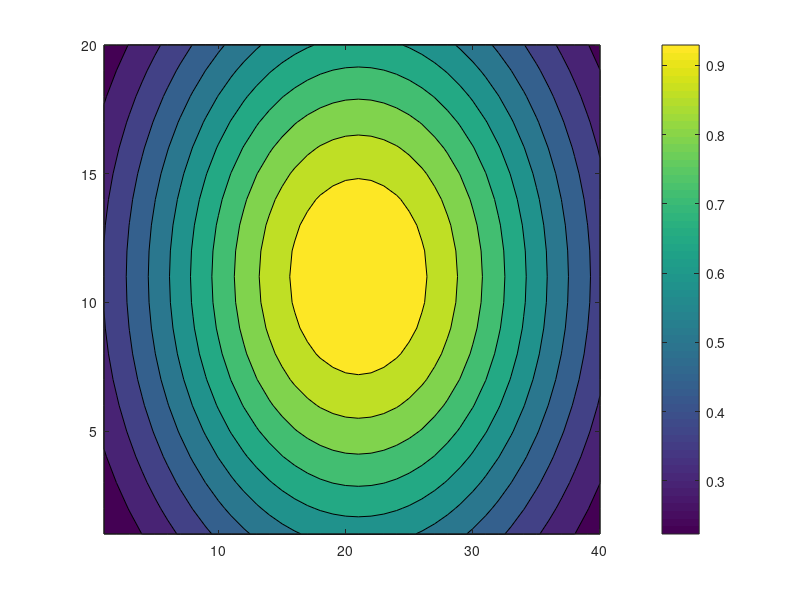

MATLAB code for this plot: (Note: this script raises an error after producing the figure.)
clear all
close all
%restoredefaultpath
%addpath(genpath('../../../../gsw_matlab_v3_02'))

nx=40;
ny=20;
nz=101;

x=linspace(0,2*pi*4,nx);
y=linspace(0,2*pi*4/floor(nx/ny),ny);
[X,Y]=meshgrid(x,y);
Z1=sin(X).*sin(Y);

x=linspace(0,2*pi*2,nx);
y=linspace(0,2*pi*2/floor(nx/ny),ny);
[X,Y]=meshgrid(x,y);
Z2=sin(X).*sin(Y);

s=linspace(35,37,nz);
t=linspace(15,5,nz);
p=linspace(0,4000,nz);

t=repmat(t, [nx 1]);
t=repmat(permute(t,[3 2 1]),[ny 1 1]);
t=permute(t,[2 1 3]);
s=repmat(s, [nx 1]);
s=repmat(permute(s,[3 2 1]),[ny 1 1]);
s=permute(s,[2 1 3]);
p=repmat(p, [nx 1]);
p=repmat(permute(p,[3 2 1]),[ny 1 1]);
p=permute(p,[2 1 3]);

Z1=repmat(permute(Z1,[3 1 2]),[nz 1 1]);
Z2=repmat(permute(Z2,[3 1 2]),[nz 1 1]);

%%%%%%%%%%%%%%%%%%%%
% exponential function
[XX,YY]=meshgrid(0:nx-1,0:ny-1);
cx=floor(nx/2);
cy=floor(ny/2);
ex=exp(-(1/(10*nx))*((XX-cx).^2+(nx/ny)*(YY-cy).^2));

contourf(ex)
colorbar
ex=repmat(permute(ex,[3 1 2]),[nz 1 1]);

%%%%%%%%%%%%%%%%%%%%

t=t.*(1+0.2*Z1)+20*ex;
s=s.*(1+0.02*Z2);

r=gsw_rho(s,t,0*p);

lat=linspace(-80,80,ny);
lon=linspace(0,360,nx+1);
lon=lon(1:end-1);

lat=repmat(lat, [nx 1]);
lats=repmat(permute(lat,[3 2 1]),[nz 1 1]);

lon=repmat(lon, [ny 1]);
longs=repmat(permute(lon,[3 1 2]),[nz 1 1]);

figure
contourf(squeeze(r(1,:,:)))
colorbar
figure
contourf(squeeze(r(:,8,:)))
colorbar


ct=t;
vars = {'s','ct','p','lats','longs'};
save('data/input_data.mat',vars{:})
